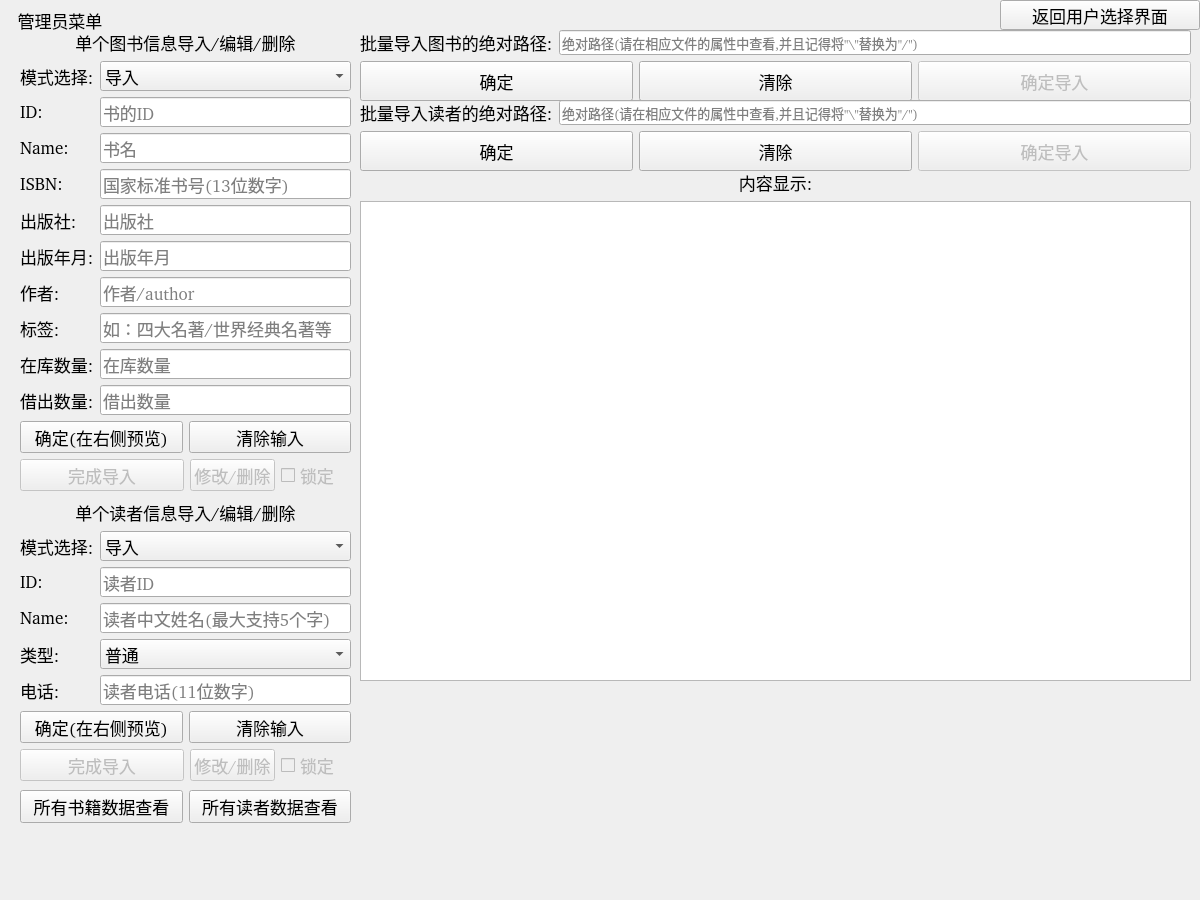
<?xml version="1.0" encoding="UTF-8"?>
<ui version="4.0">
 <class>ADWindow</class>
 <widget class="QMainWindow" name="ADWindow">
  <property name="enabled">
   <bool>true</bool>
  </property>
  <property name="geometry">
   <rect>
    <x>0</x>
    <y>0</y>
    <width>1200</width>
    <height>900</height>
   </rect>
  </property>
  <property name="font">
   <font>
    <family>造字工房朗倩（非商用）常规体</family>
    <pointsize>13</pointsize>
    <weight>50</weight>
    <bold>false</bold>
    <underline>false</underline>
   </font>
  </property>
  <property name="windowTitle">
   <string>管理员窗口</string>
  </property>
  <widget class="QWidget" name="centralwidget">
   <widget class="QLabel" name="titlelable">
    <property name="geometry">
     <rect>
      <x>10</x>
      <y>5</y>
      <width>100</width>
      <height>30</height>
     </rect>
    </property>
    <property name="toolTip">
     <string>这是管理员菜单</string>
    </property>
    <property name="text">
     <string>管理员菜单</string>
    </property>
    <property name="alignment">
     <set>Qt::AlignCenter</set>
    </property>
   </widget>
   <widget class="QPushButton" name="BacktoMainButton">
    <property name="geometry">
     <rect>
      <x>1000</x>
      <y>0</y>
      <width>200</width>
      <height>30</height>
     </rect>
    </property>
    <property name="text">
     <string>返回用户选择界面</string>
    </property>
   </widget>
   <widget class="QWidget" name="formLayoutWidget">
    <property name="geometry">
     <rect>
      <x>20</x>
      <y>30</y>
      <width>331</width>
      <height>461</height>
     </rect>
    </property>
    <layout class="QFormLayout" name="Booksdata_input">
     <item row="0" column="0" colspan="2">
      <widget class="QLabel" name="title1">
       <property name="text">
        <string>单个图书信息导入/编辑/删除</string>
       </property>
       <property name="alignment">
        <set>Qt::AlignCenter</set>
       </property>
      </widget>
     </item>
     <item row="1" column="0">
      <widget class="QLabel" name="trash1">
       <property name="text">
        <string>模式选择:</string>
       </property>
      </widget>
     </item>
     <item row="1" column="1">
      <widget class="QComboBox" name="model_choose1">
       <item>
        <property name="text">
         <string>导入</string>
        </property>
       </item>
       <item>
        <property name="text">
         <string>编辑</string>
        </property>
       </item>
       <item>
        <property name="text">
         <string>搜索</string>
        </property>
       </item>
       <item>
        <property name="text">
         <string>删除</string>
        </property>
       </item>
      </widget>
     </item>
     <item row="2" column="0">
      <widget class="QLabel" name="bookID">
       <property name="text">
        <string>ID:       </string>
       </property>
      </widget>
     </item>
     <item row="2" column="1">
      <widget class="QLineEdit" name="bookIDinput">
       <property name="toolTip">
        <string/>
       </property>
       <property name="maxLength">
        <number>14</number>
       </property>
       <property name="placeholderText">
        <string>书的ID</string>
       </property>
      </widget>
     </item>
     <item row="3" column="0">
      <widget class="QLabel" name="bookName">
       <property name="text">
        <string>Name:</string>
       </property>
      </widget>
     </item>
     <item row="3" column="1">
      <widget class="QLineEdit" name="bookNameinput">
       <property name="enabled">
        <bool>true</bool>
       </property>
       <property name="toolTip">
        <string/>
       </property>
       <property name="maxLength">
        <number>20</number>
       </property>
       <property name="placeholderText">
        <string>书名</string>
       </property>
      </widget>
     </item>
     <item row="4" column="0">
      <widget class="QLabel" name="bookISBN">
       <property name="text">
        <string>ISBN:</string>
       </property>
      </widget>
     </item>
     <item row="4" column="1">
      <widget class="QLineEdit" name="bookISBNinput">
       <property name="toolTip">
        <string/>
       </property>
       <property name="maxLength">
        <number>13</number>
       </property>
       <property name="placeholderText">
        <string>国家标准书号(13位数字)</string>
       </property>
      </widget>
     </item>
     <item row="5" column="0">
      <widget class="QLabel" name="bookpublishing">
       <property name="text">
        <string>出版社:</string>
       </property>
      </widget>
     </item>
     <item row="5" column="1">
      <widget class="QLineEdit" name="bookpublishinginput">
       <property name="toolTip">
        <string>书名</string>
       </property>
       <property name="maxLength">
        <number>20</number>
       </property>
       <property name="placeholderText">
        <string>出版社</string>
       </property>
      </widget>
     </item>
     <item row="6" column="0">
      <widget class="QLabel" name="bookpub_year">
       <property name="text">
        <string>出版年月:</string>
       </property>
      </widget>
     </item>
     <item row="6" column="1">
      <widget class="QLineEdit" name="bookpub_yearinput">
       <property name="toolTip">
        <string>书名</string>
       </property>
       <property name="maxLength">
        <number>7</number>
       </property>
       <property name="placeholderText">
        <string>出版年月</string>
       </property>
      </widget>
     </item>
     <item row="7" column="0">
      <widget class="QLabel" name="bookauthor">
       <property name="text">
        <string>作者:</string>
       </property>
      </widget>
     </item>
     <item row="7" column="1">
      <widget class="QLineEdit" name="bookauthorinput">
       <property name="toolTip">
        <string>作者</string>
       </property>
       <property name="maxLength">
        <number>15</number>
       </property>
       <property name="placeholderText">
        <string>作者/author</string>
       </property>
      </widget>
     </item>
     <item row="8" column="0">
      <widget class="QLabel" name="booklabel">
       <property name="text">
        <string>标签:</string>
       </property>
      </widget>
     </item>
     <item row="8" column="1">
      <widget class="QLineEdit" name="booklabelinput">
       <property name="toolTip">
        <string>书名</string>
       </property>
       <property name="maxLength">
        <number>10</number>
       </property>
       <property name="placeholderText">
        <string>如：四大名著/世界经典名著等</string>
       </property>
      </widget>
     </item>
     <item row="9" column="0">
      <widget class="QLabel" name="bookuncheckout">
       <property name="text">
        <string>在库数量:</string>
       </property>
      </widget>
     </item>
     <item row="9" column="1">
      <widget class="QLineEdit" name="bookuncheckoutinput">
       <property name="toolTip">
        <string>只能输入0-10000的整形数字</string>
       </property>
       <property name="inputMethodHints">
        <set>Qt::ImhNone</set>
       </property>
       <property name="maxLength">
        <number>10</number>
       </property>
       <property name="frame">
        <bool>true</bool>
       </property>
       <property name="placeholderText">
        <string>在库数量</string>
       </property>
       <property name="clearButtonEnabled">
        <bool>false</bool>
       </property>
      </widget>
     </item>
     <item row="10" column="0">
      <widget class="QLabel" name="bookcheckout">
       <property name="text">
        <string>借出数量:</string>
       </property>
      </widget>
     </item>
     <item row="10" column="1">
      <widget class="QLineEdit" name="bookcheckoutinput">
       <property name="toolTip">
        <string>只能输入0-10000的整形数字</string>
       </property>
       <property name="maxLength">
        <number>10</number>
       </property>
       <property name="placeholderText">
        <string>借出数量</string>
       </property>
      </widget>
     </item>
     <item row="12" column="0" colspan="2">
      <layout class="QHBoxLayout" name="horizontalLayout_5">
       <item>
        <widget class="QPushButton" name="insert_1">
         <property name="enabled">
          <bool>false</bool>
         </property>
         <property name="sizePolicy">
          <sizepolicy hsizetype="Expanding" vsizetype="Expanding">
           <horstretch>21</horstretch>
           <verstretch>0</verstretch>
          </sizepolicy>
         </property>
         <property name="text">
          <string>完成导入</string>
         </property>
        </widget>
       </item>
       <item>
        <widget class="QPushButton" name="modify_1">
         <property name="enabled">
          <bool>false</bool>
         </property>
         <property name="sizePolicy">
          <sizepolicy hsizetype="Expanding" vsizetype="Expanding">
           <horstretch>10</horstretch>
           <verstretch>0</verstretch>
          </sizepolicy>
         </property>
         <property name="text">
          <string>修改/删除</string>
         </property>
        </widget>
       </item>
       <item>
        <widget class="QCheckBox" name="checkBox_1">
         <property name="enabled">
          <bool>false</bool>
         </property>
         <property name="sizePolicy">
          <sizepolicy hsizetype="Expanding" vsizetype="Expanding">
           <horstretch>9</horstretch>
           <verstretch>0</verstretch>
          </sizepolicy>
         </property>
         <property name="mouseTracking">
          <bool>true</bool>
         </property>
         <property name="acceptDrops">
          <bool>false</bool>
         </property>
         <property name="toolTip">
          <string>是否锁定搜索到的信息</string>
         </property>
         <property name="text">
          <string>锁定</string>
         </property>
         <property name="checkable">
          <bool>true</bool>
         </property>
         <property name="checked">
          <bool>false</bool>
         </property>
         <property name="autoRepeat">
          <bool>false</bool>
         </property>
         <property name="tristate">
          <bool>false</bool>
         </property>
        </widget>
       </item>
      </layout>
     </item>
     <item row="11" column="0" colspan="2">
      <layout class="QHBoxLayout" name="horizontalLayout">
       <item>
        <widget class="QPushButton" name="verifyButton_1">
         <property name="sizePolicy">
          <sizepolicy hsizetype="Minimum" vsizetype="Expanding">
           <horstretch>1</horstretch>
           <verstretch>0</verstretch>
          </sizepolicy>
         </property>
         <property name="text">
          <string>确定(在右侧预览)</string>
         </property>
        </widget>
       </item>
       <item>
        <widget class="QPushButton" name="clearButton_1">
         <property name="sizePolicy">
          <sizepolicy hsizetype="Minimum" vsizetype="Expanding">
           <horstretch>1</horstretch>
           <verstretch>0</verstretch>
          </sizepolicy>
         </property>
         <property name="text">
          <string>清除输入</string>
         </property>
        </widget>
       </item>
      </layout>
     </item>
    </layout>
   </widget>
   <widget class="QWidget" name="formLayoutWidget_2">
    <property name="geometry">
     <rect>
      <x>360</x>
      <y>30</y>
      <width>831</width>
      <height>71</height>
     </rect>
    </property>
    <layout class="QFormLayout" name="formLayout">
     <item row="0" column="0">
      <widget class="QLabel" name="book_insert_label">
       <property name="text">
        <string>批量导入图书的绝对路径:</string>
       </property>
      </widget>
     </item>
     <item row="0" column="1">
      <widget class="QLineEdit" name="booklist_insert">
       <property name="font">
        <font>
         <pointsize>10</pointsize>
        </font>
       </property>
       <property name="toolTip">
        <string/>
       </property>
       <property name="maxLength">
        <number>10000</number>
       </property>
       <property name="placeholderText">
        <string>绝对路径(请在相应文件的属性中查看,并且记得将&quot;\&quot;替换为&quot;/&quot;)</string>
       </property>
      </widget>
     </item>
     <item row="1" column="0" colspan="2">
      <layout class="QHBoxLayout" name="horizontalLayout_2">
       <item>
        <widget class="QPushButton" name="verifyButton_2">
         <property name="sizePolicy">
          <sizepolicy hsizetype="Minimum" vsizetype="Expanding">
           <horstretch>1</horstretch>
           <verstretch>0</verstretch>
          </sizepolicy>
         </property>
         <property name="text">
          <string>确定</string>
         </property>
        </widget>
       </item>
       <item>
        <widget class="QPushButton" name="clearButton_2">
         <property name="enabled">
          <bool>true</bool>
         </property>
         <property name="sizePolicy">
          <sizepolicy hsizetype="Minimum" vsizetype="Expanding">
           <horstretch>1</horstretch>
           <verstretch>0</verstretch>
          </sizepolicy>
         </property>
         <property name="text">
          <string>清除</string>
         </property>
        </widget>
       </item>
       <item>
        <widget class="QPushButton" name="PLinsert_1">
         <property name="enabled">
          <bool>false</bool>
         </property>
         <property name="sizePolicy">
          <sizepolicy hsizetype="Minimum" vsizetype="Expanding">
           <horstretch>1</horstretch>
           <verstretch>0</verstretch>
          </sizepolicy>
         </property>
         <property name="text">
          <string>确定导入</string>
         </property>
        </widget>
       </item>
      </layout>
     </item>
    </layout>
   </widget>
   <widget class="QWidget" name="formLayoutWidget_3">
    <property name="geometry">
     <rect>
      <x>360</x>
      <y>100</y>
      <width>831</width>
      <height>71</height>
     </rect>
    </property>
    <layout class="QFormLayout" name="formLayout_2">
     <item row="0" column="0">
      <widget class="QLabel" name="reader_insert_label">
       <property name="text">
        <string>批量导入读者的绝对路径:</string>
       </property>
      </widget>
     </item>
     <item row="0" column="1">
      <widget class="QLineEdit" name="readerlist_insert">
       <property name="font">
        <font>
         <pointsize>10</pointsize>
        </font>
       </property>
       <property name="toolTip">
        <string/>
       </property>
       <property name="maxLength">
        <number>10000</number>
       </property>
       <property name="frame">
        <bool>true</bool>
       </property>
       <property name="placeholderText">
        <string>绝对路径(请在相应文件的属性中查看,并且记得将&quot;\&quot;替换为&quot;/&quot;)</string>
       </property>
      </widget>
     </item>
     <item row="1" column="0" colspan="2">
      <layout class="QHBoxLayout" name="horizontalLayout_3">
       <item>
        <widget class="QPushButton" name="verifyButton_3">
         <property name="sizePolicy">
          <sizepolicy hsizetype="Minimum" vsizetype="Expanding">
           <horstretch>1</horstretch>
           <verstretch>0</verstretch>
          </sizepolicy>
         </property>
         <property name="text">
          <string>确定</string>
         </property>
        </widget>
       </item>
       <item>
        <widget class="QPushButton" name="clearButton_3">
         <property name="enabled">
          <bool>true</bool>
         </property>
         <property name="sizePolicy">
          <sizepolicy hsizetype="Minimum" vsizetype="Expanding">
           <horstretch>1</horstretch>
           <verstretch>0</verstretch>
          </sizepolicy>
         </property>
         <property name="text">
          <string>清除</string>
         </property>
        </widget>
       </item>
       <item>
        <widget class="QPushButton" name="PLinsert_2">
         <property name="enabled">
          <bool>false</bool>
         </property>
         <property name="sizePolicy">
          <sizepolicy hsizetype="Minimum" vsizetype="Expanding">
           <horstretch>1</horstretch>
           <verstretch>0</verstretch>
          </sizepolicy>
         </property>
         <property name="text">
          <string>确定导入</string>
         </property>
        </widget>
       </item>
      </layout>
     </item>
    </layout>
   </widget>
   <widget class="QWidget" name="verticalLayoutWidget">
    <property name="geometry">
     <rect>
      <x>360</x>
      <y>170</y>
      <width>831</width>
      <height>511</height>
     </rect>
    </property>
    <layout class="QVBoxLayout" name="verticalLayout">
     <item>
      <widget class="QLabel" name="textshow">
       <property name="text">
        <string>内容显示:</string>
       </property>
       <property name="alignment">
        <set>Qt::AlignCenter</set>
       </property>
      </widget>
     </item>
     <item>
      <widget class="QTextEdit" name="mess_show">
       <property name="font">
        <font>
         <family>Fira Code</family>
         <pointsize>11</pointsize>
        </font>
       </property>
       <property name="cursor" stdset="0">
        <cursorShape>IBeamCursor</cursorShape>
       </property>
       <property name="lineWrapMode">
        <enum>QTextEdit::NoWrap</enum>
       </property>
       <property name="html">
        <string>&lt;!DOCTYPE HTML PUBLIC &quot;-//W3C//DTD HTML 4.0//EN&quot; &quot;http://www.w3.org/TR/REC-html40/strict.dtd&quot;&gt;
&lt;html&gt;&lt;head&gt;&lt;meta name=&quot;qrichtext&quot; content=&quot;1&quot; /&gt;&lt;style type=&quot;text/css&quot;&gt;
p, li { white-space: pre-wrap; }
&lt;/style&gt;&lt;/head&gt;&lt;body style=&quot; font-family:'Fira Code'; font-size:11pt; font-weight:400; font-style:normal;&quot;&gt;
&lt;p style=&quot;-qt-paragraph-type:empty; margin-top:0px; margin-bottom:0px; margin-left:0px; margin-right:0px; -qt-block-indent:0; text-indent:0px; font-family:'Fira Code Retina';&quot;&gt;&lt;br /&gt;&lt;/p&gt;&lt;/body&gt;&lt;/html&gt;</string>
       </property>
      </widget>
     </item>
    </layout>
   </widget>
   <widget class="QWidget" name="formLayoutWidget_4">
    <property name="geometry">
     <rect>
      <x>20</x>
      <y>500</y>
      <width>331</width>
      <height>281</height>
     </rect>
    </property>
    <layout class="QFormLayout" name="Booksdata_input_2">
     <item row="1" column="0">
      <widget class="QLabel" name="trash2">
       <property name="text">
        <string>模式选择:</string>
       </property>
      </widget>
     </item>
     <item row="1" column="1">
      <widget class="QComboBox" name="model_choose2">
       <item>
        <property name="text">
         <string>导入</string>
        </property>
       </item>
       <item>
        <property name="text">
         <string>编辑</string>
        </property>
       </item>
       <item>
        <property name="text">
         <string>搜索</string>
        </property>
       </item>
       <item>
        <property name="text">
         <string>删除</string>
        </property>
       </item>
      </widget>
     </item>
     <item row="2" column="0">
      <widget class="QLabel" name="readerID">
       <property name="text">
        <string>ID:       </string>
       </property>
      </widget>
     </item>
     <item row="2" column="1">
      <widget class="QLineEdit" name="readerIDinput">
       <property name="toolTip">
        <string/>
       </property>
       <property name="maxLength">
        <number>14</number>
       </property>
       <property name="placeholderText">
        <string>读者ID</string>
       </property>
      </widget>
     </item>
     <item row="3" column="0">
      <widget class="QLabel" name="readerName">
       <property name="text">
        <string>Name:</string>
       </property>
      </widget>
     </item>
     <item row="3" column="1">
      <widget class="QLineEdit" name="readerNameinput">
       <property name="enabled">
        <bool>true</bool>
       </property>
       <property name="toolTip">
        <string/>
       </property>
       <property name="maxLength">
        <number>5</number>
       </property>
       <property name="placeholderText">
        <string>读者中文姓名(最大支持5个字)</string>
       </property>
      </widget>
     </item>
     <item row="4" column="0">
      <widget class="QLabel" name="reader_type">
       <property name="text">
        <string>类型:</string>
       </property>
      </widget>
     </item>
     <item row="4" column="1">
      <widget class="QComboBox" name="reader_typeinput">
       <property name="font">
        <font>
         <pointsize>13</pointsize>
        </font>
       </property>
       <property name="layoutDirection">
        <enum>Qt::LeftToRight</enum>
       </property>
       <property name="duplicatesEnabled">
        <bool>false</bool>
       </property>
       <property name="frame">
        <bool>true</bool>
       </property>
       <item>
        <property name="text">
         <string>普通</string>
        </property>
       </item>
       <item>
        <property name="text">
         <string>贵宾</string>
        </property>
       </item>
      </widget>
     </item>
     <item row="5" column="0">
      <widget class="QLabel" name="phone">
       <property name="text">
        <string>电话:</string>
       </property>
      </widget>
     </item>
     <item row="5" column="1">
      <widget class="QLineEdit" name="phoneinput">
       <property name="toolTip">
        <string/>
       </property>
       <property name="maxLength">
        <number>11</number>
       </property>
       <property name="placeholderText">
        <string>读者电话(11位数字)</string>
       </property>
      </widget>
     </item>
     <item row="6" column="0" colspan="2">
      <layout class="QHBoxLayout" name="horizontalLayout_4">
       <item>
        <widget class="QPushButton" name="verifyButton_4">
         <property name="sizePolicy">
          <sizepolicy hsizetype="Minimum" vsizetype="Expanding">
           <horstretch>1</horstretch>
           <verstretch>0</verstretch>
          </sizepolicy>
         </property>
         <property name="text">
          <string>确定(在右侧预览)</string>
         </property>
        </widget>
       </item>
       <item>
        <widget class="QPushButton" name="clearButton_4">
         <property name="sizePolicy">
          <sizepolicy hsizetype="Minimum" vsizetype="Expanding">
           <horstretch>1</horstretch>
           <verstretch>0</verstretch>
          </sizepolicy>
         </property>
         <property name="text">
          <string>清除输入</string>
         </property>
        </widget>
       </item>
      </layout>
     </item>
     <item row="0" column="0" colspan="2">
      <widget class="QLabel" name="title2">
       <property name="text">
        <string>单个读者信息导入/编辑/删除</string>
       </property>
       <property name="alignment">
        <set>Qt::AlignCenter</set>
       </property>
      </widget>
     </item>
     <item row="7" column="0" colspan="2">
      <layout class="QHBoxLayout" name="horizontalLayout_6">
       <item>
        <widget class="QPushButton" name="insert_2">
         <property name="enabled">
          <bool>false</bool>
         </property>
         <property name="sizePolicy">
          <sizepolicy hsizetype="Minimum" vsizetype="Expanding">
           <horstretch>21</horstretch>
           <verstretch>0</verstretch>
          </sizepolicy>
         </property>
         <property name="text">
          <string>完成导入</string>
         </property>
        </widget>
       </item>
       <item>
        <widget class="QPushButton" name="modify_2">
         <property name="enabled">
          <bool>false</bool>
         </property>
         <property name="sizePolicy">
          <sizepolicy hsizetype="Minimum" vsizetype="Expanding">
           <horstretch>10</horstretch>
           <verstretch>0</verstretch>
          </sizepolicy>
         </property>
         <property name="text">
          <string>修改/删除</string>
         </property>
        </widget>
       </item>
       <item>
        <widget class="QCheckBox" name="checkBox_2">
         <property name="enabled">
          <bool>false</bool>
         </property>
         <property name="sizePolicy">
          <sizepolicy hsizetype="Expanding" vsizetype="Expanding">
           <horstretch>9</horstretch>
           <verstretch>0</verstretch>
          </sizepolicy>
         </property>
         <property name="mouseTracking">
          <bool>true</bool>
         </property>
         <property name="acceptDrops">
          <bool>false</bool>
         </property>
         <property name="toolTip">
          <string>是否锁定搜索到的信息</string>
         </property>
         <property name="text">
          <string>锁定</string>
         </property>
         <property name="checkable">
          <bool>true</bool>
         </property>
         <property name="checked">
          <bool>false</bool>
         </property>
         <property name="autoRepeat">
          <bool>false</bool>
         </property>
         <property name="tristate">
          <bool>false</bool>
         </property>
        </widget>
       </item>
      </layout>
     </item>
    </layout>
   </widget>
   <widget class="QWidget" name="layoutWidget">
    <property name="geometry">
     <rect>
      <x>20</x>
      <y>790</y>
      <width>331</width>
      <height>33</height>
     </rect>
    </property>
    <layout class="QHBoxLayout" name="horizontalLayout_7">
     <item>
      <widget class="QPushButton" name="totalbooks_show">
       <property name="toolTip">
        <string>在右侧的内容显示中显示所有书籍的信息</string>
       </property>
       <property name="text">
        <string>所有书籍数据查看</string>
       </property>
      </widget>
     </item>
     <item>
      <widget class="QPushButton" name="totalreaders_show">
       <property name="toolTip">
        <string>在右侧的内容显示中显示所有的读者信息</string>
       </property>
       <property name="text">
        <string>所有读者数据查看</string>
       </property>
      </widget>
     </item>
    </layout>
   </widget>
  </widget>
 </widget>
 <resources/>
 <connections/>
</ui>
